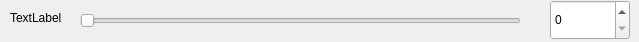
<?xml version="1.0" encoding="UTF-8"?>
<ui version="4.0">
 <class>ControlForm</class>
 <widget class="QWidget" name="ControlForm">
  <property name="geometry">
   <rect>
    <x>0</x>
    <y>0</y>
    <width>639</width>
    <height>42</height>
   </rect>
  </property>
  <property name="windowTitle">
   <string>Form</string>
  </property>
  <widget class="QSlider" name="horizontalSlider">
   <property name="geometry">
    <rect>
     <x>80</x>
     <y>10</y>
     <width>441</width>
     <height>21</height>
    </rect>
   </property>
   <property name="orientation">
    <enum>Qt::Horizontal</enum>
   </property>
  </widget>
  <widget class="QSpinBox" name="spinBox">
   <property name="geometry">
    <rect>
     <x>550</x>
     <y>0</y>
     <width>80</width>
     <height>40</height>
    </rect>
   </property>
  </widget>
  <widget class="QLabel" name="label">
   <property name="geometry">
    <rect>
     <x>10</x>
     <y>10</y>
     <width>54</width>
     <height>16</height>
    </rect>
   </property>
   <property name="text">
    <string>TextLabel</string>
   </property>
  </widget>
 </widget>
 <resources/>
 <connections/>
</ui>
